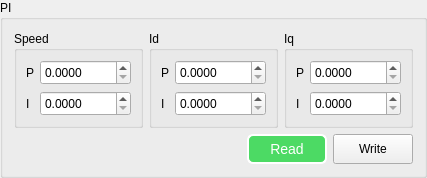
        <widget class="QGroupBox" name="groupBox_10">
         <property name="title">
          <string>PI</string>
         </property>
         <layout class="QGridLayout" name="gridLayout_12">
          <item row="0" column="0">
           <widget class="QGroupBox" name="groupBox_11">
            <property name="sizePolicy">
             <sizepolicy hsizetype="Preferred" vsizetype="Preferred">
              <horstretch>0</horstretch>
              <verstretch>0</verstretch>
             </sizepolicy>
            </property>
            <property name="title">
             <string>Speed</string>
            </property>
            <layout class="QGridLayout" name="gridLayout_13">
             <item row="0" column="0">
              <widget class="QLabel" name="label_14">
               <property name="text">
                <string>P</string>
               </property>
              </widget>
             </item>
             <item row="0" column="1">
              <widget class="QDoubleSpinBox" name="SpinBox_speedPRW">
               <property name="minimumSize">
                <size>
                 <width>0</width>
                 <height>25</height>
                </size>
               </property>
               <property name="maximumSize">
                <size>
                 <width>16777215</width>
                 <height>25</height>
                </size>
               </property>
               <property name="decimals">
                <number>4</number>
               </property>
               <property name="maximum">
                <double>99999.990000000005239</double>
               </property>
              </widget>
             </item>
             <item row="1" column="0">
              <widget class="QLabel" name="label_15">
               <property name="text">
                <string>I</string>
               </property>
              </widget>
             </item>
             <item row="1" column="1">
              <widget class="QDoubleSpinBox" name="SpinBox_speedIRW">
               <property name="minimumSize">
                <size>
                 <width>0</width>
                 <height>25</height>
                </size>
               </property>
               <property name="maximumSize">
                <size>
                 <width>16777215</width>
                 <height>25</height>
                </size>
               </property>
               <property name="decimals">
                <number>4</number>
               </property>
               <property name="maximum">
                <double>99999.990000000005239</double>
               </property>
              </widget>
             </item>
            </layout>
            <zorder>label_14</zorder>
            <zorder>label_15</zorder>
            <zorder>SpinBox_speedPRW</zorder>
            <zorder>SpinBox_speedIRW</zorder>
           </widget>
          </item>
          <item row="0" column="1">
           <widget class="QGroupBox" name="groupBox_12">
            <property name="sizePolicy">
             <sizepolicy hsizetype="Preferred" vsizetype="Preferred">
              <horstretch>0</horstretch>
              <verstretch>0</verstretch>
             </sizepolicy>
            </property>
            <property name="title">
             <string>Id</string>
            </property>
            <layout class="QGridLayout" name="gridLayout_14">
             <item row="0" column="0">
              <widget class="QLabel" name="label_16">
               <property name="text">
                <string>P</string>
               </property>
              </widget>
             </item>
             <item row="0" column="1">
              <widget class="QDoubleSpinBox" name="SpinBox_idPRW">
               <property name="minimumSize">
                <size>
                 <width>0</width>
                 <height>25</height>
                </size>
               </property>
               <property name="maximumSize">
                <size>
                 <width>16777215</width>
                 <height>25</height>
                </size>
               </property>
               <property name="decimals">
                <number>4</number>
               </property>
               <property name="maximum">
                <double>99999.990000000005239</double>
               </property>
              </widget>
             </item>
             <item row="1" column="0">
              <widget class="QLabel" name="label_17">
               <property name="text">
                <string>I</string>
               </property>
              </widget>
             </item>
             <item row="1" column="1">
              <widget class="QDoubleSpinBox" name="SpinBox_idIRW">
               <property name="minimumSize">
                <size>
                 <width>0</width>
                 <height>25</height>
                </size>
               </property>
               <property name="maximumSize">
                <size>
                 <width>16777215</width>
                 <height>25</height>
                </size>
               </property>
               <property name="decimals">
                <number>4</number>
               </property>
               <property name="maximum">
                <double>99999.990000000005239</double>
               </property>
              </widget>
             </item>
            </layout>
            <zorder>label_16</zorder>
            <zorder>label_17</zorder>
            <zorder>SpinBox_idPRW</zorder>
            <zorder>SpinBox_idIRW</zorder>
           </widget>
          </item>
          <item row="0" column="2">
           <widget class="QGroupBox" name="groupBox_13">
            <property name="sizePolicy">
             <sizepolicy hsizetype="Preferred" vsizetype="Preferred">
              <horstretch>0</horstretch>
              <verstretch>0</verstretch>
             </sizepolicy>
            </property>
            <property name="title">
             <string>Iq</string>
            </property>
            <layout class="QGridLayout" name="gridLayout_15">
             <item row="0" column="0">
              <widget class="QLabel" name="label_18">
               <property name="text">
                <string>P</string>
               </property>
              </widget>
             </item>
             <item row="0" column="1">
              <widget class="QDoubleSpinBox" name="SpinBox_iqPRW">
               <property name="minimumSize">
                <size>
                 <width>0</width>
                 <height>25</height>
                </size>
               </property>
               <property name="maximumSize">
                <size>
                 <width>16777215</width>
                 <height>25</height>
                </size>
               </property>
               <property name="decimals">
                <number>4</number>
               </property>
               <property name="maximum">
                <double>99999.990000000005239</double>
               </property>
              </widget>
             </item>
             <item row="1" column="0">
              <widget class="QLabel" name="label_20">
               <property name="text">
                <string>I</string>
               </property>
              </widget>
             </item>
             <item row="1" column="1">
              <widget class="QDoubleSpinBox" name="SpinBox_iqIRW">
               <property name="minimumSize">
                <size>
                 <width>0</width>
                 <height>25</height>
                </size>
               </property>
               <property name="maximumSize">
                <size>
                 <width>16777215</width>
                 <height>25</height>
                </size>
               </property>
               <property name="decimals">
                <number>4</number>
               </property>
               <property name="maximum">
                <double>99999.990000000005239</double>
               </property>
              </widget>
             </item>
            </layout>
            <zorder>label_18</zorder>
            <zorder>label_20</zorder>
            <zorder>SpinBox_iqPRW</zorder>
            <zorder>SpinBox_iqIRW</zorder>
           </widget>
          </item>
          <item row="1" column="0" colspan="3">
           <layout class="QHBoxLayout" name="horizontalLayout_11">
            <item>
             <spacer name="horizontalSpacer_5">
              <property name="orientation">
               <enum>Qt::Horizontal</enum>
              </property>
              <property name="sizeHint" stdset="0">
               <size>
                <width>40</width>
                <height>20</height>
               </size>
              </property>
             </spacer>
            </item>
            <item>
             <widget class="QPushButton" name="readPIBtn">
              <property name="minimumSize">
               <size>
                <width>80</width>
                <height>30</height>
               </size>
              </property>
              <property name="maximumSize">
               <size>
                <width>16777215</width>
                <height>30</height>
               </size>
              </property>
              <property name="styleSheet">
               <string notr="true">QPushButton{
    background-color: rgb(76, 218, 100);
	border-style: outset;
    border-width: 2px;
	border-radius: 6px;
    color: white;
	font-size: 14px;
}

QPushButton:hover{
    background-color: rgb(110, 230, 120);
}

QPushButton:pressed{
    background-color: rgb(50, 200, 80);
}

QPushButton:disabled{
    background-color: gray;
}</string>
              </property>
              <property name="text">
               <string>Read</string>
              </property>
             </widget>
            </item>
            <item>
             <widget class="QPushButton" name="setPIBtn">
              <property name="minimumSize">
               <size>
                <width>80</width>
                <height>30</height>
               </size>
              </property>
              <property name="maximumSize">
               <size>
                <width>16777215</width>
                <height>30</height>
               </size>
              </property>
              <property name="text">
               <string>Write</string>
              </property>
             </widget>
            </item>
           </layout>
          </item>
         </layout>
        </widget>
